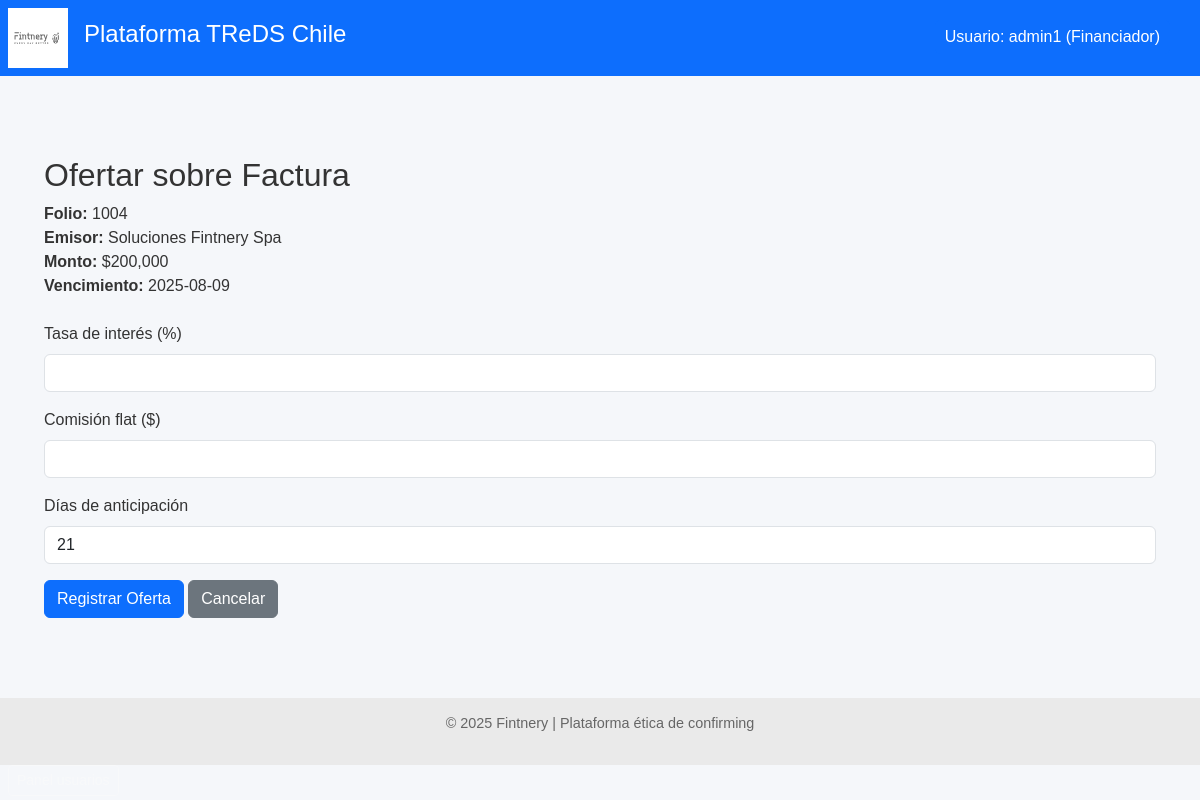
Page /financiador/ofertar/2 (signed in) on the earlier database version.
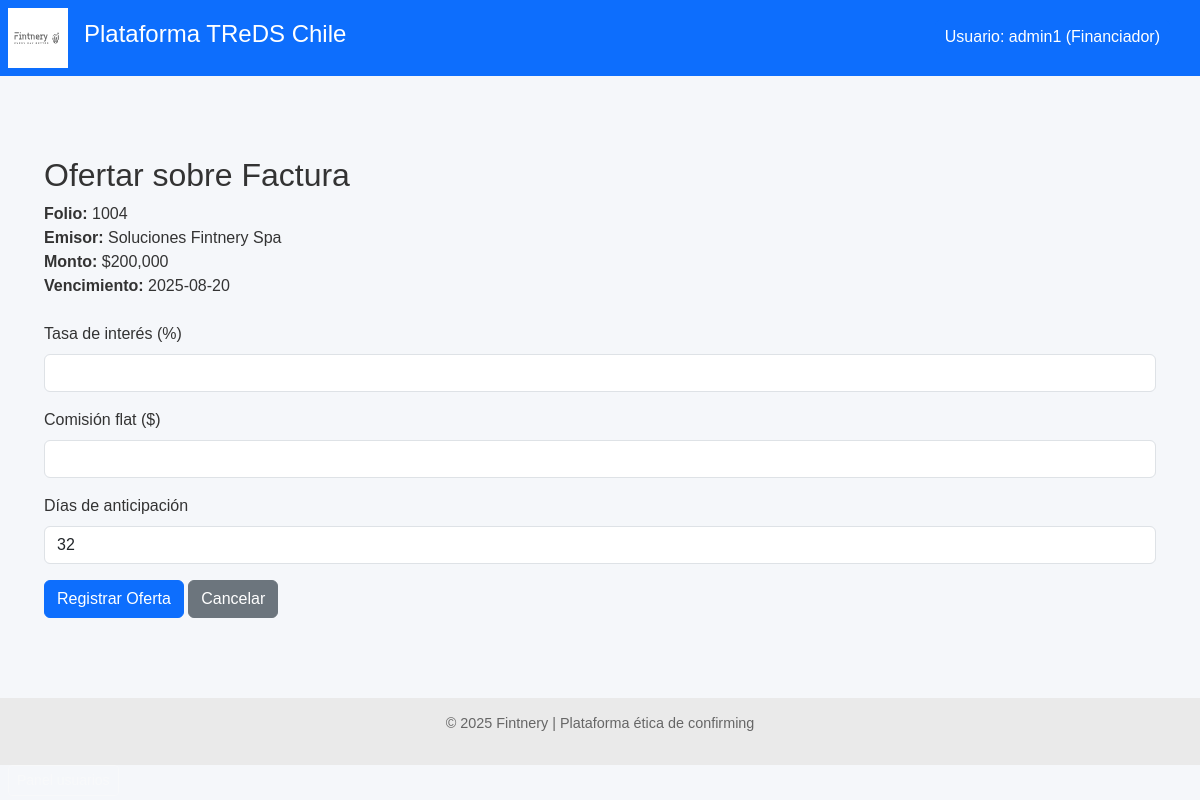
Same page on the later database version.
### models.py (models this page shows)
class FacturaDB(Base):
    __tablename__ = "facturas"
    id = Column(Integer, primary_key=True, index=True)
    rut_emisor = Column(String, index=True)
    rut_receptor = Column(String)
    tipo_dte = Column(String)
    folio = Column(Integer)
    monto = Column(Integer)
    estado_dte = Column(String)
    razon_social_emisor = Column(String)
    razon_social_receptor = Column(String)
    fecha_emision = Column(Date)
    fecha_vencimiento = Column(Date)
    fecha_vencimiento_original = Column(Date, nullable=True)
    modificacion_aceptada_por_proveedor = Column(Boolean, nullable=True, default=None)
    confirming_solicitado = Column(Boolean, default=False)
    origen_confirmacion = Column(String, default="Desconocido")
    financiador_adjudicado = Column(Integer, ForeignKey("financiadores.id"), nullable=True)
    proveedor_id = Column(Integer, ForeignKey("proveedores.id"))
    proveedor = relationship("Proveedor", back_populates="facturas")
    pagador_id = Column(Integer, ForeignKey("pagadores.id"))
    pagador = relationship("Pagador", back_populates="facturas")
    ofertas = relationship("OfertaFinanciamiento", back_populates="factura")
    financiador = relationship(
        "Financiador",
        primaryjoin=Financiador.id == foreign(cast(financiador_adjudicado, Integer)), viewonly=True,
        uselist=False,
    )

### routers/financiador.py (the view)
@router.get("/ofertar/{factura_id}")
def mostrar_formulario_oferta(factura_id: int, request: Request, db: Session = Depends(get_db)):
    financiador_id = request.session.get("financiador_id")
    if not financiador_id:
        return RedirectResponse("/financiador/login", 303)
    financiador = db.query(Financiador).get(financiador_id)
    factura = db.query(FacturaDB).get(factura_id)
    if not factura:
        return templates.TemplateResponse("error.html", {"request": request, "mensaje": "Factura no encontrada"})
    dias_anticipacion = (factura.fecha_vencimiento - date.today()).days
    return templates.TemplateResponse("ofertar.html", {
        "request": request,
        "factura": factura,
        "financiador_nombre": financiador.nombre,
        "dias_anticipacion": dias_anticipacion
    })

### templates/ofertar.html (shortened to what this page needs)
{% extends "base.html" %}
{% block content %}
<div class="container mt-5">
  <h2>
    {% if oferta is defined %}Editar oferta{% else %}Ofertar sobre Factura{% endif %}
  </h2>
  <div class="mb-4">
    <strong>Folio:</strong> {{ factura.folio }}<br>
    <strong>Emisor:</strong> {{ factura.razon_social_emisor }}<br>
    <strong>Monto:</strong> ${{ '{:,.0f}'.format(factura.monto) }}<br>
    <strong>Vencimiento:</strong> {{ factura.fecha_vencimiento }}
  </div>
  {% if oferta is defined %}
    <form method="post" action="/financiador/actualizar-oferta/{{ oferta.id }}">
  {% else %}
    <form method="post" action="/financiador/registrar-oferta/{{ factura.id }}">
  {% endif %}
      <div class="mb-3">
        <label for="tasa_interes" class="form-label">Tasa de interés (%)</label>
        <input type="number"
               step="0.01"
               name="tasa_interes"
               id="tasa_interes"
               value="{{ oferta.tasa_interes if oferta is defined }}"
               required
               class="form-control">
      </div>
      <div class="mb-3">
        <label for="comision_flat" class="form-label">Comisión flat ($)</label>
        <input type="number"
               step="0.01"
               name="comision_flat"
               id="comision_flat"
               value="{{ oferta.comision_flat if oferta is defined }}"
               required
               class="form-control">
      </div>
      <div class="mb-3">
        <label class="form-label">Días de anticipación</label>
        <input type="number"
               value="{{ dias_anticipacion }}"
               readonly
               class="form-control">
      </div>
      <button type="submit" class="btn btn-primary">
        {% if oferta is defined %}Guardar cambios{% else %}Registrar Oferta{% endif %}
      </button>
      <a href="/financiador/marketplace" class="btn btn-secondary">Cancelar</a>
  </form>
</div>
{% endblock %}

Differences in the rows shown:
changed FacturaDB "Soluciones Fintnery Spa": fecha_vencimiento "2025-08-09" → "2025-08-20"
Other differences:
form field dias_anticipacion: "21" → "32"
